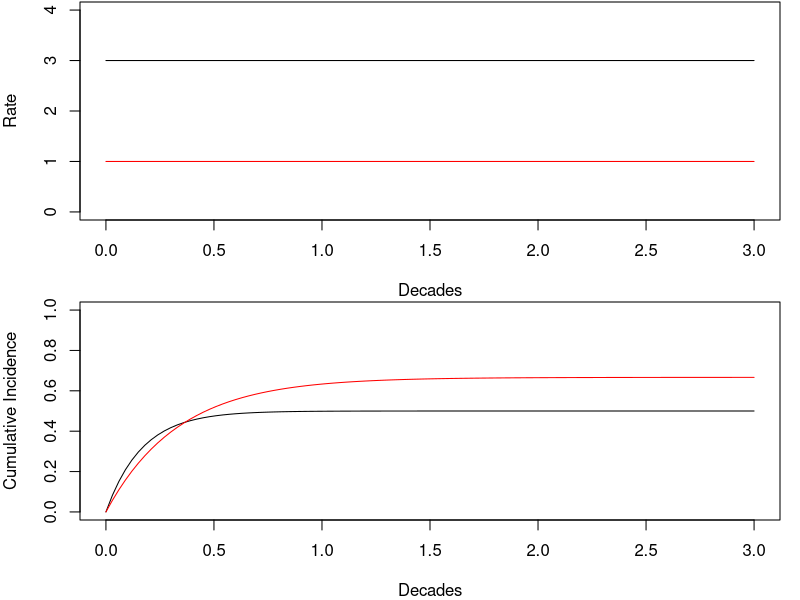

This chart was generated by the following R code:
## ---- chunk 1
par(mfrow=c(2,1),mar=c(4,4,.1,1))
curve(3+0*x,from=0,to=3,ylim=c(0,4),xlab="Decades",ylab="Rate")
curve(1+0*x,col="red",add=TRUE)
curve((1-exp(-6*x))/2,from=0,to=3,xlab="Decades",ylab="Cumulative Incidence",ylim=c(0,1))
curve((1-exp(-3*x))*2/3,col="red",add=TRUE)

